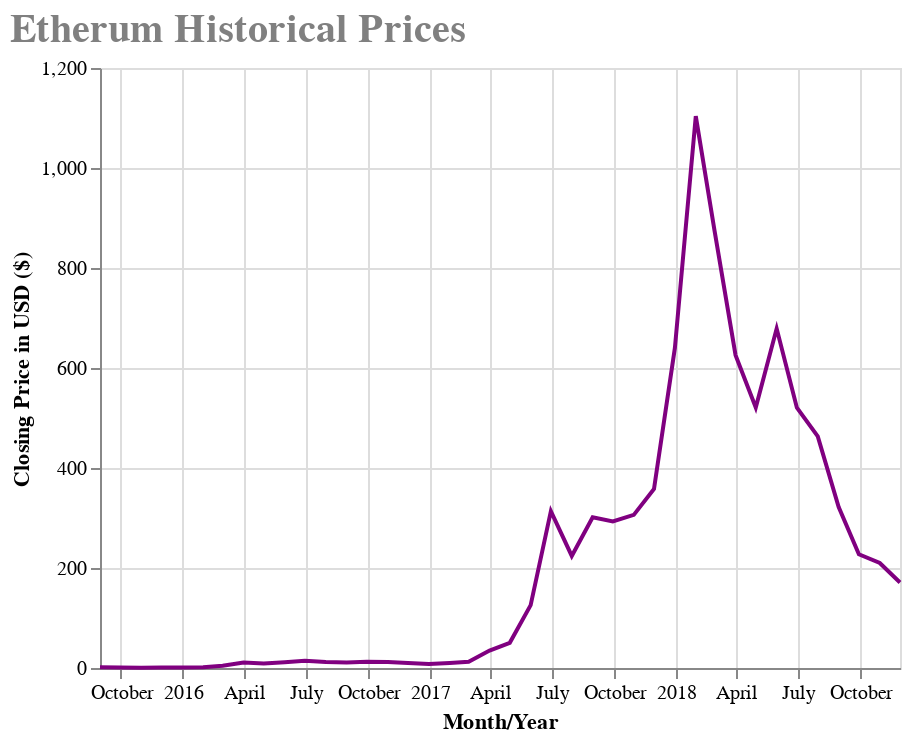

Source (notebook cell):
### Code cell
eth.configure_title(
    fontSize=20,
    font='Courier',
    anchor='start',
    color='gray'
).properties(
    title = "Etherum Historical Prices"
)

### Figure 1 — Vega-Lite specification as saved in the notebook (floating-point values rounded to 4 significant figures)
{"config": {"view": {"continuousWidth": 400, "continuousHeight": 300}, "title": {"anchor": "start", "color": "gray", "font": "Courier", "fontSize": 20}}, "data": {"name": "data-9db4a6cd8a4aabbd044ac5e7143fda75"}, "mark": "line", "encoding": {"color": {"value": "purple"}, "x": {"type": "temporal", "field": "date", "title": "Month/Year"}, "y": {"type": "quantitative", "axis": {"title": "Closing Price in USD ($)"}, "field": "close"}}, "title": "Etherum Historical Prices", "$schema": "https://vega.github.io/schema/vega-lite/v4.8.1.json", "datasets": {"data-9db4a6cd8a4aabbd044ac5e7143fda75": [{"ranknow": 3, "open": 1.381, "high": 1.543, "low": 1.181, "close": 1.321, "volume": 1615000.0, "market": 89040000.0, "close_ratio": 0.4525, "spread": 0.362, "date": "2015-08-31T00:00:00"}, {"ranknow": 3, "open": 1.01, "high": 1.044, "low": 0.9523, "close": 0.989, "volume": 664000.0, "market": 72370000.0, "close_ratio": 0.4106, "spread": 0.091, "date": "2015-09-30T00:00:00"}, {"ranknow": 3, "open": 0.6555, "high": 0.7072, "low": 0.6129, "close": 0.6611, "volume": 639200.0, "market": 48930000.0, "close_ratio": 0.4458, "spread": 0.09419, "date": "2015-10-31T00:00:00"}, {"ranknow": 3, "open": 0.9332, "high": 0.976, "low": 0.8779, "close": 0.9315, "volume": 866300.0, "market": 69620000.0, "close_ratio": 0.5345, "spread": 0.09833, "date": "2015-11-30T00:00:00"}, {"ranknow": 3, "open": 0.8844, "high": 0.9132, "low": 0.8609, "close": 0.8861, "volume": 465700.0, "market": 66940000.0, "close_ratio": 0.4665, "spread": 0.05258, "date": "2015-12-31T00:00:00"}, {"ranknow": 3, "open": 1.449, "high": 1.583, "low": 1.387, "close": 1.495, "volume": 3207000.0, "market": 114200000.0, "close_ratio": 0.5608, "spread": 0.1955, "date": "2016-01-31T00:00:00"}, {"ranknow": 3, "open": 4.412, "high": 4.83, "low": 4.071, "close": 4.547, "volume": 12080000.0, "market": 350600000.0, "close_ratio": 0.6509, "spread": 0.759, "date": "2016-02-29T00:00:00"}, {"ranknow": 3, "open": 11.04, "high": 11.81, "low": 10.25, "close": 11.17, "volume": 29400000.0, "market": 871800000.0, "close_ratio": 0.5709, "spread": 1.561, "date": "2016-03-31T00:00:00"}, {"ranknow": 3, "open": 9.034, "high": 9.396, "low": 8.568, "close": 8.943, "volume": 16780000.0, "market": 707400000.0, "close_ratio": 0.4344, "spread": 0.828, "date": "2016-04-30T00:00:00"}, {"ranknow": 3, "open": 11.21, "high": 11.79, "low": 10.75, "close": 11.37, "volume": 27940000.0, "market": 910700000.0, "close_ratio": 0.571, "spread": 1.043, "date": "2016-05-31T00:00:00"}, {"ranknow": 3, "open": 14.4, "high": 15.08, "low": 13.54, "close": 14.34, "volume": 39310000.0, "market": 1163000000.0, "close_ratio": 0.5861, "spread": 1.535, "date": "2016-06-30T00:00:00"}, {"ranknow": 3, "open": 11.89, "high": 12.31, "low": 11.4, "close": 11.87, "volume": 27470000.0, "market": 974400000.0, "close_ratio": 0.4859, "spread": 0.9152, "date": "2016-07-31T00:00:00"}, {"ranknow": 3, "open": 11.12, "high": 11.4, "low": 10.84, "close": 11.11, "volume": 16360000.0, "market": 922900000.0, "close_ratio": 0.4589, "spread": 0.5548, "date": "2016-08-31T00:00:00"}, {"ranknow": 3, "open": 12.42, "high": 12.7, "low": 12.17, "close": 12.47, "volume": 11590000.0, "market": 1048000000.0, "close_ratio": 0.5382, "spread": 0.5313, "date": "2016-09-30T00:00:00"}, {"ranknow": 3, "open": 12.15, "high": 12.33, "low": 11.89, "close": 12.08, "volume": 10060000.0, "market": 1027000000.0, "close_ratio": 0.4292, "spread": 0.4416, "date": "2016-10-31T00:00:00"}, {"ranknow": 3, "open": 10.06, "high": 10.23, "low": 9.812, "close": 9.971, "volume": 8785000.0, "market": 857500000.0, "close_ratio": 0.3562, "spread": 0.4213, "date": "2016-11-30T00:00:00"}, {"ranknow": 3, "open": 7.855, "high": 8.085, "low": 7.591, "close": 7.841, "volume": 12520000.0, "market": 682000000.0, "close_ratio": 0.4413, "spread": 0.4942, "date": "2016-12-31T00:00:00"}, {"ranknow": 3, "open": 10.12, "high": 10.44, "low": 9.848, "close": 10.2, "volume": 16830000.0, "market": 897500000.0, "close_ratio": 0.5956, "spread": 0.5923, "date": "2017-01-31T00:00:00"}, {"ranknow": 3, "open": 12.19, "high": 12.52, "low": 12.01, "close": 12.37, "volume": 16680000.0, "market": 1100000000.0, "close_ratio": 0.6285, "spread": 0.5036, "date": "2017-02-28T00:00:00"}, {"ranknow": 3, "open": 33.75, "high": 36.47, "low": 31.97, "close": 34.79, "volume": 139500000.0, "market": 3129000000.0, "close_ratio": 0.6143, "spread": 4.499, "date": "2017-03-31T00:00:00"}, {"ranknow": 3, "open": 49.39, "high": 51.54, "low": 48.09, "close": 50.34, "volume": 105100000.0, "market": 4570000000.0, "close_ratio": 0.5505, "spread": 3.445, "date": "2017-04-30T00:00:00"}, {"ranknow": 3, "open": 120.8, "high": 133.5, "low": 114.7, "close": 125.7, "volume": 473500000.0, "market": 11540000000.0, "close_ratio": 0.579, "spread": 18.78, "date": "2017-05-31T00:00:00"}, {"ranknow": 3, "open": 311.5, "high": 325.7, "low": 293.5, "close": 313.7, "volume": 1147000000.0, "market": 29040000000.0, "close_ratio": 0.5854, "spread": 32.16, "date": "2017-06-30T00:00:00"}, {"ranknow": 3, "open": 227.2, "high": 237.8, "low": 211.5, "close": 224.1, "volume": 1001000000.0, "market": 20910000000.0, "close_ratio": 0.4526, "spread": 26.3, "date": "2017-07-31T00:00:00"}, {"ranknow": 3, "open": 295.9, "high": 308.2, "low": 290.1, "close": 301.6, "volume": 1071000000.0, "market": 28370000000.0, "close_ratio": 0.6107, "spread": 18.11, "date": "2017-08-31T00:00:00"}, {"ranknow": 3, "open": 295.9, "high": 306.3, "low": 278.7, "close": 293.0, "volume": 810300000.0, "market": 27730000000.0, "close_ratio": 0.5488, "spread": 27.6, "date": "2017-09-30T00:00:00"}, {"ranknow": 3, "open": 306.2, "high": 312.6, "low": 299.1, "close": 306.2, "volume": 433100000.0, "market": 29140000000.0, "close_ratio": 0.473, "spread": 13.43, "date": "2017-10-31T00:00:00"}, {"ranknow": 3, "open": 353.4, "high": 369.8, "low": 344.0, "close": 357.9, "volume": 1063000000.0, "market": 34290000000.0, "close_ratio": 0.5376, "spread": 25.76, "date": "2017-11-30T00:00:00"}, {"ranknow": 3, "open": 630.6, "high": 667.3, "low": 596.2, "close": 640.2, "volume": 2576000000.0, "market": 61730000000.0, "close_ratio": 0.5929, "spread": 71.09, "date": "2017-12-31T00:00:00"}, {"ranknow": 3, "open": 1093.0, "high": 1164.0, "low": 1025.0, "close": 1104.0, "volume": 5278000000.0, "market": 107100000000.0, "close_ratio": 0.5807, "spread": 138.9, "date": "2018-01-31T00:00:00"}, {"ranknow": 3, "open": 882.5, "high": 917.9, "low": 825.7, "close": 873.1, "volume": 2978000000.0, "market": 85240000000.0, "close_ratio": 0.518, "spread": 92.13, "date": "2018-02-28T00:00:00"}, {"ranknow": 3, "open": 640.8, "high": 653.9, "low": 606.5, "close": 625.8, "volume": 1733000000.0, "market": 61440000000.0, "close_ratio": 0.3932, "spread": 47.37, "date": "2018-03-31T00:00:00"}, {"ranknow": 3, "open": 512.1, "high": 535.4, "low": 498.0, "close": 521.1, "volume": 2022000000.0, "market": 51530000000.0, "close_ratio": 0.6163, "spread": 37.37, "date": "2018-04-30T00:00:00"}, {"ranknow": 3, "open": 682.0, "high": 701.2, "low": 654.4, "close": 678.8, "volume": 2637000000.0, "market": 67510000000.0, "close_ratio": 0.5292, "spread": 46.79, "date": "2018-05-31T00:00:00"}, {"ranknow": 3, "open": 524.6, "high": 535.6, "low": 506.1, "close": 520.5, "volume": 1836000000.0, "market": 52100000000.0, "close_ratio": 0.5191, "spread": 29.56, "date": "2018-06-30T00:00:00"}, {"ranknow": 3, "open": 464.0, "high": 474.5, "low": 452.9, "close": 463.3, "volume": 1690000000.0, "market": 46670000000.0, "close_ratio": 0.4709, "spread": 21.61, "date": "2018-07-31T00:00:00"}, {"ranknow": 3, "open": 327.1, "high": 333.8, "low": 314.3, "close": 322.1, "volume": 1583000000.0, "market": 32640000000.0, "close_ratio": 0.4566, "spread": 19.54, "date": "2018-08-31T00:00:00"}, {"ranknow": 3, "open": 229.3, "high": 236.4, "low": 218.6, "close": 227.5, "volume": 1840000000.0, "market": 23200000000.0, "close_ratio": 0.5311, "spread": 17.83, "date": "2018-09-30T00:00:00"}, {"ranknow": 3, "open": 211.1, "high": 213.9, "low": 207.3, "close": 210.0, "volume": 1434000000.0, "market": 21540000000.0, "close_ratio": 0.4666, "spread": 6.585, "date": "2018-10-31T00:00:00"}, {"ranknow": 3, "open": 173.8, "high": 177.0, "low": 166.8, "close": 171.0, "volume": 1978000000.0, "market": 17640000000.0, "close_ratio": 0.4397, "spread": 10.24, "date": "2018-11-30T00:00:00"}]}}
